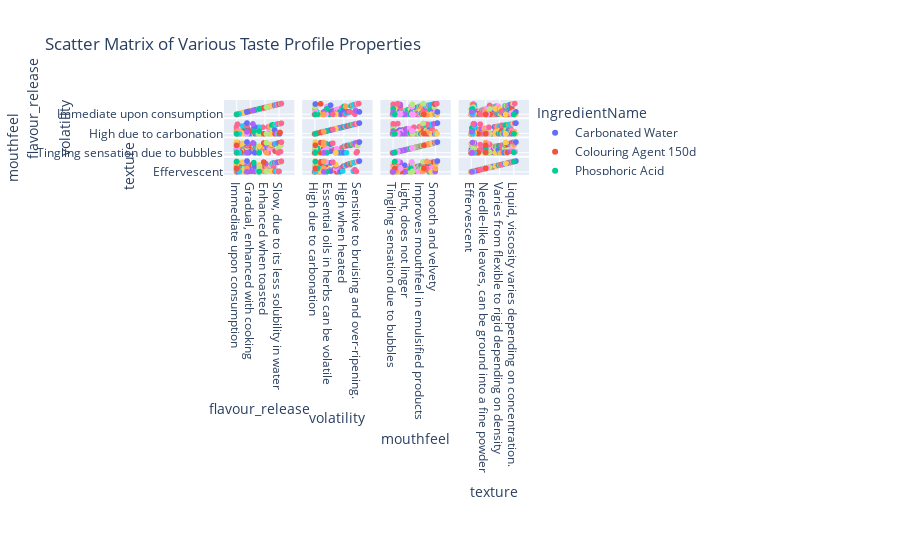

Notebook source saved alongside this figure:
### Code cell
fig = px.scatter_matrix(df,
                        dimensions=['flavour_release', 'volatility', 'mouthfeel', 'texture'],
                        color='IngredientName',
                        title='Scatter Matrix of Various Taste Profile Properties')
fig.show()
